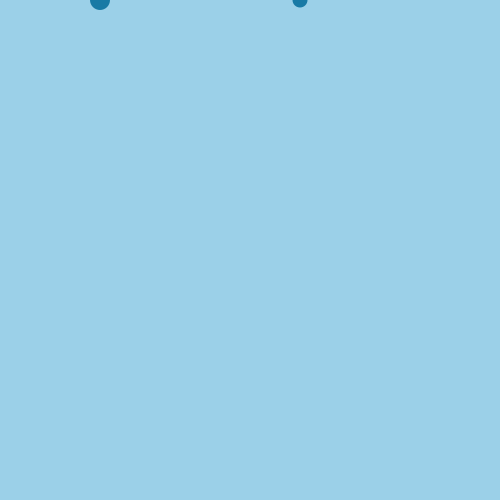
Frame 1 (no input)
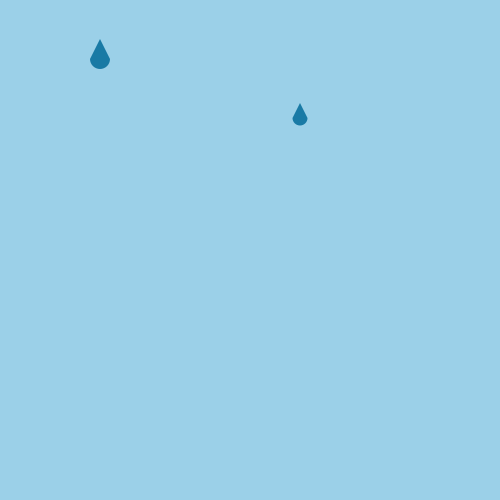
Frame 60 (the mouse pressed at the canvas centre just before this capture)
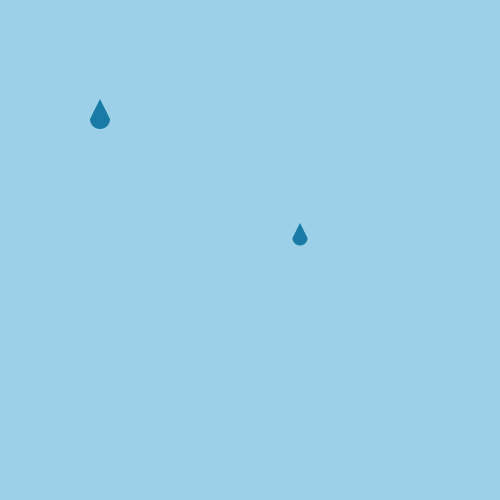
Frame 120 (the mouse held since frame 60 and released just before this capture)

The Processing sketch that drew these frames (run headless with seeded random() and noise(); from frame 60 on, the mouse is pressed at the canvas centre):

// Processing sketch: tear_drop
// ── tear_drop.pde
/*
tear drop;
 */
float y = 0;
float y2 = 0;

void setup() {
  
  size(500, 500);
  
  
}

void draw() {
  background(#9BD0E8);
  stroke(0);
  diamond(200, 100, 30);
  teardrop(100, y, 20);
  teardrop(300, y2, 15);
  y++;
  y2+= 2;
  if(y > height) {
    y = 0;
  }
  if(y2 > height) {
    y2 = 0;
  }
  
}


// We can make our own function to output to the GUI

/*
Draws a diamond (45 degree tilted square) to the GUI
 Inputs:
 float xOffset: x-coordinate of center of diamond
 float yOffset: y-coordinate of center of diamond
 */
void diamond(float xOffset, float yOffset, float d) {
  push();
  rectMode(CENTER);
  translate(xOffset, yOffset);
  rotate(radians(45));

  pop();
}

void teardrop(float x, float y, float d) {
  noStroke();
  fill(#197AA5);
  arc(x, y, d, d,
    radians(0), radians(180), OPEN);
  triangle(x-d/2, y, x, y-d, x+d/2, y);
}
